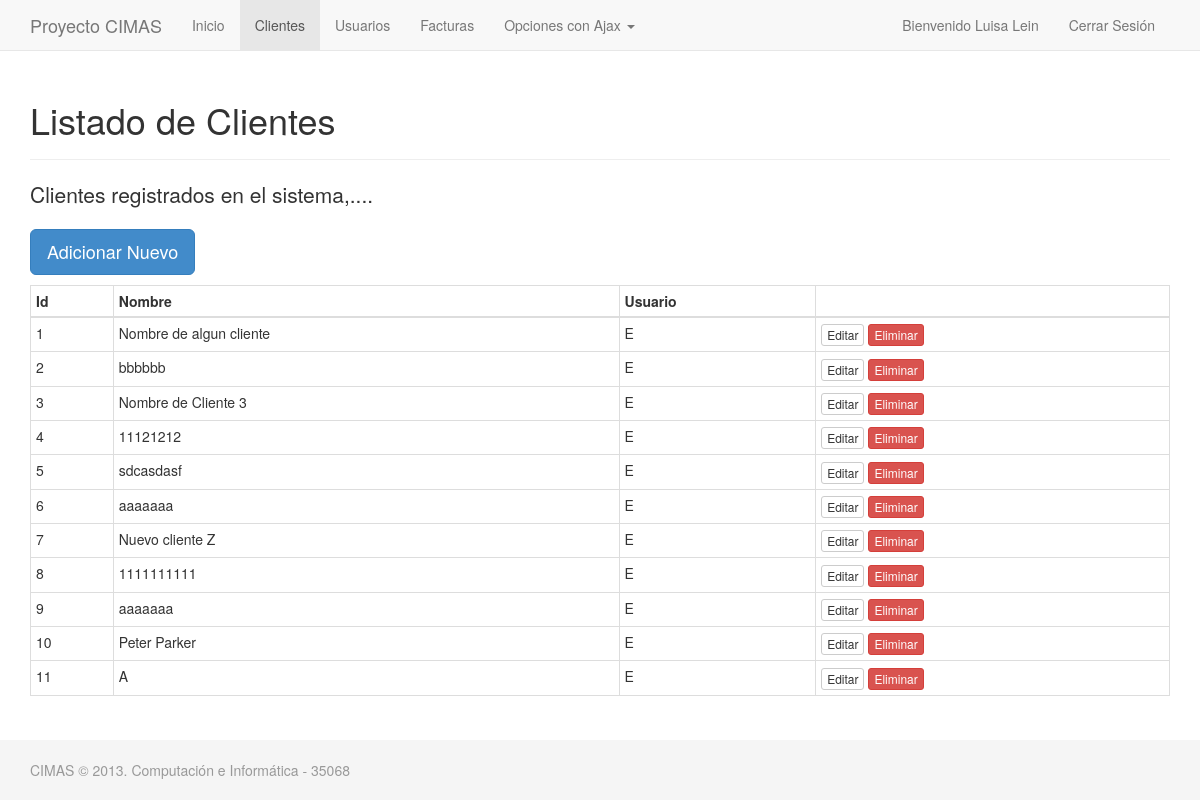
The page /cliente/index.php (signed in) on the database its author committed.
### tables this page shows
CREATE TABLE `cliente` (
  `idcliente` int(11) NOT NULL AUTO_INCREMENT,
  `nombre_cliente` varchar(250) NOT NULL,
  `status` char(1) NOT NULL DEFAULT 'E',
  PRIMARY KEY (`idcliente`)
);

### include/Cliente.php (called while the page is built, shortened)
<?php
class Cliente extends DB
{
	public function obtenerTodosClientes()
	{
		$link = $this->getConnection();
		$res = $link->prepare('SELECT * FROM cliente');
		$res->execute();
		$rows = $res->fetchAll();
		return $rows;
	}
}

### cliente/index.php (the view, shortened to what this page needs)
<?php
require_once '../include/Cliente.php';
?>
<!DOCTYPE html>
<html lang="en">
  <head>
    <link href="../css/bootstrap.css" rel="stylesheet">
    <link href="../css/sticky-footer-navbar.css" rel="stylesheet">
	<link href="../css/cliente.css" rel="stylesheet">
  </head>
  <body>
    <div id="wrap">
      <?php include '../header.php';?>
      <div class="container">
        <div class="page-header">
          <h1>Listado de Clientes</h1>
        </div>
        <p class="lead">Clientes registrados en el sistema,....</p>
		<p>
			<a href="nuevo.php" class="btn btn-primary btn-lg">Adicionar Nuevo</a>
		</p>
		<div class="table-responsive">
		<table class='table table-bordered table-hover table-condensed'>
			<thead>
				<tr>
					<th>Id</th>
					<th>Nombre</th>
					<th>Usuario</th>
					<th></th>
				</tr>
			<thead>
			<tbody>
<?php
$obj = new Cliente();
$clientes = $obj->obtenerTodosClientes();
foreach($clientes as $item){ ?>
				<tr>
					<td><?php echo $item['idcliente'];?></td>
					<td><?php echo $item['nombre_cliente'];?></td>
					<td><?php echo $item['status'];?></td>
					<td>
						<a class="btn btn-default btn-xs" href="edit.php?id=<?php echo $item['idcliente'];?>">Editar</a>
						<a class="btn btn-danger btn-xs" href="delete.php?id=<?php echo $item['idcliente'];?>">Eliminar</a>
					</td>
				</tr>
<?php } ?>
			</tbody>
		</table>
		</div>
      </div>
    </div>
	<?php include '../footer.php';?>
  </body>
</html>

### css/sticky-footer-navbar.css (style rules this page uses)
html, body { height: 100%; }
#wrap { min-height: 100%; height: auto !important; height: 100%; margin: 0 auto -60px; padding: 0 0 60px; }
#wrap > .container { padding: 60px 15px 0; }

### rows shown on the page
cliente: idcliente "1", nombre_cliente "Nombre de algun cliente", status "E"
cliente: idcliente "2", nombre_cliente "bbbbbb", status "E"
cliente: idcliente "3", nombre_cliente "Nombre de Cliente 3", status "E"
cliente: idcliente "4", nombre_cliente "11121212", status "E"
cliente: idcliente "5", nombre_cliente "sdcasdasf", status "E"
cliente: idcliente "6", nombre_cliente "aaaaaaa", status "E"
cliente: idcliente "7", nombre_cliente "Nuevo cliente Z", status "E"
cliente: idcliente "8", nombre_cliente "1111111111", status "E"
cliente: idcliente "9", nombre_cliente "aaaaaaa", status "E"
cliente: idcliente "10", nombre_cliente "Peter Parker", status "E"
cliente: idcliente "11", nombre_cliente "A", status "E"

### other values the page prints
$_SESSION['nick'] "Luisa Lein"
